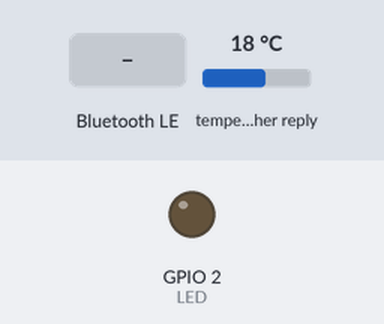
A sketch run on a simulated ESP32. Shown: output pins drawn as LEDs (lit = HIGH). Dashed ring = blinking. The test bench sets the inputs (shaded band); at power-on: temperature in the weather reply 18 °C. WiFi joins after 1.5 s; servers stay silent unless stated; nothing arrives over Bluetooth unless stated; a phone connects over Bluetooth LE 3 s after start; web services answer with replies made up by the test bench; what the sketch prints to the serial monitor is not drawn.

Above: at 0.1 s.
At 2.7 s:
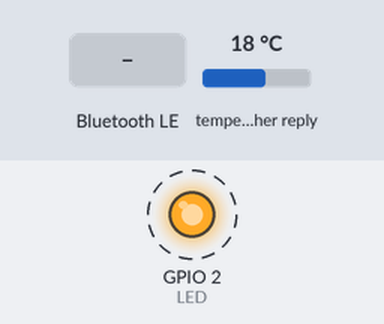
2.8 s: Bluetooth LE write "1" received
At 5.9 s:
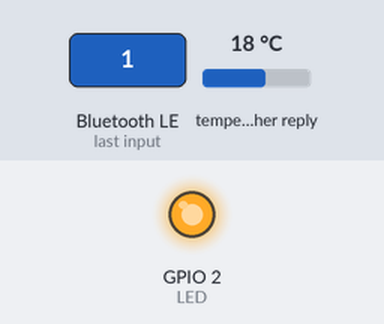
Timing chart, 0 to 7.4 s (numbered marks = the images above; inputs shaded):
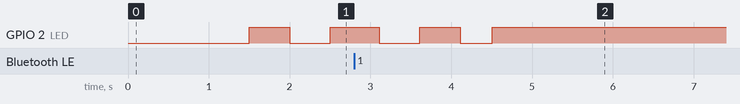

Measured:
- by itself, GPIO 2 (LED): alternates HIGH for 0.50 s and LOW for 0.45 s, 4 changes in all, then stays HIGH

The sketch:

weather_ESP32.ino
```cpp
#include <WiFi.h>
#include <HTTPClient.h>
#include <ArduinoJson.h>
#include <BLEDevice.h>
#include <BLEServer.h>
#include <BLEUtils.h>
#include <BLE2902.h>

const char* ssid = "HM2.4";
const char* password = "tintin12";

String oras_primit = "";

BLECharacteristic* rxCharacteristic;
BLECharacteristic* txCharacteristic;
bool deviceConnected = false;
unsigned long previous_ms = 0;
const int interval = 500;

#define SERVICE_UUID "01fad59e-bb28-4953-a6d7-43a842bb0f83"
#define CHARACTERISTIC_RX "9311449e-e41b-4a28-a584-eed29d9ddc63"
#define CHARACTERISTIC_TX "84eb6680-dac7-4444-9ab3-e0159e51d1a7"
#define LED 2

class MyCallbacks : public BLECharacteristicCallbacks {
  void onWrite(BLECharacteristic* pCharacteristic) override {
    oras_primit = String(pCharacteristic->getValue().c_str());
    if (oras_primit.length() > 0) {
      Serial.println("Oraș primit: " + oras_primit);
    }
  }
};

class MyServerCallbacks : public BLEServerCallbacks {
  void onConnect(BLEServer* pServer) override {
    deviceConnected = true;
  }
  void onDisconnect(BLEServer* pServer) override {
    deviceConnected = false;
  }
};

void trimiteEroareBLE(const String& mesaj) {
  Serial.println(mesaj);
  if (deviceConnected && txCharacteristic) {
    txCharacteristic->setValue(mesaj.c_str());
    txCharacteristic->notify();
  }
}

void conectareWiFi() {
  if (WiFi.status() == WL_CONNECTED) return;

  Serial.print("Conectare la WiFi");
  WiFi.begin(ssid, password);
  unsigned long startAttemptTime = millis();

  while (WiFi.status() != WL_CONNECTED && millis() - startAttemptTime < 10000) {
    delay(500);
    Serial.print(".");
  }

  if (WiFi.status() == WL_CONNECTED) {
    Serial.println("\nConectat la WiFi!");
  } else {
    Serial.println("\nEroare la conectare WiFi.");
  }
}

void setup() {
  Serial.begin(115200);
  pinMode(LED, OUTPUT);
  digitalWrite(LED, LOW);

  conectareWiFi();

  BLEDevice::init("ESP32-Vreme");
  BLEServer* pServer = BLEDevice::createServer();
  pServer->setCallbacks(new MyServerCallbacks());

  BLEService* pService = pServer->createService(SERVICE_UUID);

  rxCharacteristic = pService->createCharacteristic(
    CHARACTERISTIC_RX,
    BLECharacteristic::PROPERTY_WRITE);
  rxCharacteristic->setCallbacks(new MyCallbacks());

  txCharacteristic = pService->createCharacteristic(
    CHARACTERISTIC_TX,
    BLECharacteristic::PROPERTY_NOTIFY);
  txCharacteristic->addDescriptor(new BLE2902());

  pService->start();
  pServer->getAdvertising()->start();

  Serial.println("BLE pornit. Aștept conexiune...");
}

void loop() {
  unsigned long current_ms = millis();

  if (deviceConnected) {
    digitalWrite(LED, HIGH);
  } else {
    if (current_ms - previous_ms >= interval) {
      previous_ms = current_ms;
      digitalWrite(LED, !digitalRead(LED));
    }
  }

  if (WiFi.status() != WL_CONNECTED) {
    conectareWiFi();
  }

  if (oras_primit != "") {
    Serial.println("Cerere geocoding pentru oras: " + oras_primit);

    HTTPClient httpGeo;
    String urlGeo = "http://geocoding-api.open-meteo.com/v1/search?name=" + oras_primit + "&count=1";
    httpGeo.begin(urlGeo);
    httpGeo.setTimeout(10000);
    int httpCode = httpGeo.GET();

    if (httpCode > 0) {
      String payload = httpGeo.getString();

      DynamicJsonDocument docGeo(512);
      StaticJsonDocument<128> geoFilter;
      geoFilter["results"][0]["latitude"] = true;
      geoFilter["results"][0]["longitude"] = true;

      DeserializationError error = deserializeJson(docGeo, payload, DeserializationOption::Filter(geoFilter));

      if (!error && docGeo.containsKey("results") && docGeo["results"].size() > 0) {
        float lat = docGeo["results"][0]["latitude"];
        float lon = docGeo["results"][0]["longitude"];
        Serial.printf("Coordonate găsite: lat=%.6f, lon=%.6f\n", lat, lon);
        httpGeo.end();

        HTTPClient httpWeather;
        String urlWeather = "http://api.open-meteo.com/v1/forecast?latitude=" + String(lat, 6) + "&longitude=" + String(lon, 6) + "&current_weather=true";
        httpWeather.begin(urlWeather);
        httpWeather.setTimeout(10000);
        int httpCodeWeather = httpWeather.GET();

        if (httpCodeWeather > 0) {
          String weatherPayload = httpWeather.getString();

          DynamicJsonDocument docWeather(512);
          StaticJsonDocument<128> weatherFilter;
          weatherFilter["current_weather"]["temperature"] = true;
          weatherFilter["current_weather"]["windspeed"] = true;
          weatherFilter["current_weather"]["weathercode"] = true;

          DeserializationError errWeather = deserializeJson(docWeather, weatherPayload, DeserializationOption::Filter(weatherFilter));
          if (!errWeather && docWeather.containsKey("current_weather")) {
            float temp = docWeather["current_weather"]["temperature"];
            float wind = docWeather["current_weather"]["windspeed"];
            int code = docWeather["current_weather"]["weathercode"];

            String mesaj = "{\"t\":" + String(temp, 1) + ",\"v\":" + String(wind, 1) + "}";
            Serial.println("Trimitem catre telefon: " + mesaj);

            if (deviceConnected && txCharacteristic) {
              txCharacteristic->setValue(mesaj.c_str());
              txCharacteristic->notify();
            }
          } else {
            trimiteEroareBLE("Eroare parsare vreme");
          }
        } else {
          trimiteEroareBLE("Eroare HTTP vreme: " + String(httpCodeWeather));
        }
        httpWeather.end();

      } else {
        trimiteEroareBLE("Eroare: oraș negăsit sau eroare la parsare coordonate.");
        httpGeo.end();
      }
    } else {
      trimiteEroareBLE("Eroare HTTP geocoding: " + String(httpCode));
      httpGeo.end();
    }

    oras_primit = "";
  }

  delay(100);
}
```
